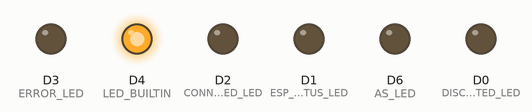
The program below on a simulated ESP8266 (NodeMCU). On the bench: output pins drawn as LEDs (lit = HIGH, except the on-board LED, lit = LOW). Dashed ring = blinking. WiFi joins after 1.5 s; servers stay silent unless stated; what the program prints to the serial monitor is not drawn.

Above: at 0.0 s.
At 1.7 s:
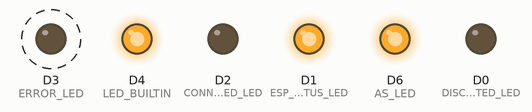
At 40.64 s:
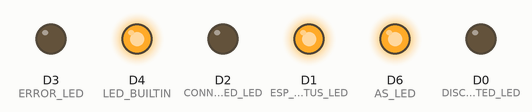
Timing chart, 0 to 41.5 s (numbered marks = the images above):
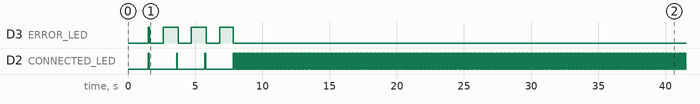

Measured:
- by itself, D3 (ERROR_LED): alternates HIGH for 1.1 s and LOW for 1.0 s, 7 changes in all, then stays LOW
- by itself, D2 (CONNECTED_LED): goes 3 × (HIGH 0.05 s, LOW 2.1 s), 336 × (HIGH 0.05 s, LOW 0.05 s), HIGH 0.05 s, then LOW

The program:

main.cpp
```cpp
#include <ESP8266WiFi.h>

// WIFI INFO : SSID AND PASSWORD

const char* ssid = "MOFIZ";     // Replace with your Wi-Fi network SSID
const char* password = "01747666"; // Replace with your Wi-Fi network password


// DEFINE THE LED
const int CONNECTED_LED = D2;
const int DISCONNECTED_LED = D0;
const int ESP_STATUS_LED = D1;
const int ERROR_LED = D3;
const int AS_LED = D6;

// DEFINE BOOLEAN FOR CONDITION

bool allActive = false;
bool isConnected = false;
bool isConnecting = true;
bool startUp = false;


//----------------------------------------------------------------------------------------//

bool CONNECT_TO_WIFI()
{

  WiFi.begin(ssid, password);

  Serial.print(F("Connecting to "));
  Serial.println(ssid);

  isConnecting = true;

  unsigned long startTime = millis();

  while (WiFi.status() != WL_CONNECTED)
  {
    if (millis() - startTime > 10000)
    {
      // Timeout after 10 seconds
      return false;
    }
    delay(500);
    Serial.print(".");
  }

  Serial.println("Connected to Wi-Fi");

  isConnecting = false;

  Serial.print("IP address: ");
  Serial.println(WiFi.localIP());
  return true;
}

bool CHECK_NETWORK()
{
  bool connected = (WiFi.status() == WL_CONNECTED);
  if (connected) { return true; }
  else { return false; }
}

void BLINK_CONNECTED_LED()
{
  digitalWrite(CONNECTED_LED, HIGH);
  delay(50);
  digitalWrite(CONNECTED_LED, LOW);
  delay(50);
}
void BLINK_DISCONNECTED_LED()
{
  digitalWrite(DISCONNECTED_LED, HIGH);
  delay(100);
  digitalWrite(DISCONNECTED_LED, LOW);
  delay(100);
}
void BLINK_STARTUP_LED()
{
  unsigned long startTime = millis();

  while (startUp)
  {
    // Blink CONNECTED_LED with a delay of 50 milliseconds
    digitalWrite(CONNECTED_LED, HIGH);
    delay(50);
    digitalWrite(CONNECTED_LED, LOW);
    delay(50);

    // Blink ERROR_LED with a delay of 1000 milliseconds
    digitalWrite(ERROR_LED, LOW);
    delay(1000);
    digitalWrite(ERROR_LED, HIGH);
    delay(1000);

    // Check if the elapsed time has exceeded 5 seconds
    if (millis() - startTime > 5000)
    {
      digitalWrite(ERROR_LED, LOW);
      startUp = false; // Exit the loop
    }
  }
}

//////////////////////////////////////////////////////////////////////////////////////////////

void setup()
{
  Serial.begin(115200);
  delay(20);
  startUp = true;
  CONNECT_TO_WIFI();
  pinMode(CONNECTED_LED, OUTPUT);
  pinMode(DISCONNECTED_LED, OUTPUT);
  pinMode(ESP_STATUS_LED, OUTPUT);
  pinMode(ERROR_LED, OUTPUT);
  pinMode(LED_BUILTIN, OUTPUT);
  pinMode(AS_LED, OUTPUT);

  digitalWrite(ERROR_LED, HIGH);
  digitalWrite(ESP_STATUS_LED, HIGH);
  digitalWrite(AS_LED, HIGH);
  digitalWrite(LED_BUILTIN, LOW);
}

void loop()
{
  isConnected = CHECK_NETWORK();

  if(isConnected)
  {
    if(!startUp)
    {
      BLINK_CONNECTED_LED();
    }
    else if (startUp)
    {
      BLINK_STARTUP_LED();
    }
  }
  else
  {
    BLINK_DISCONNECTED_LED();
  }
}
```
